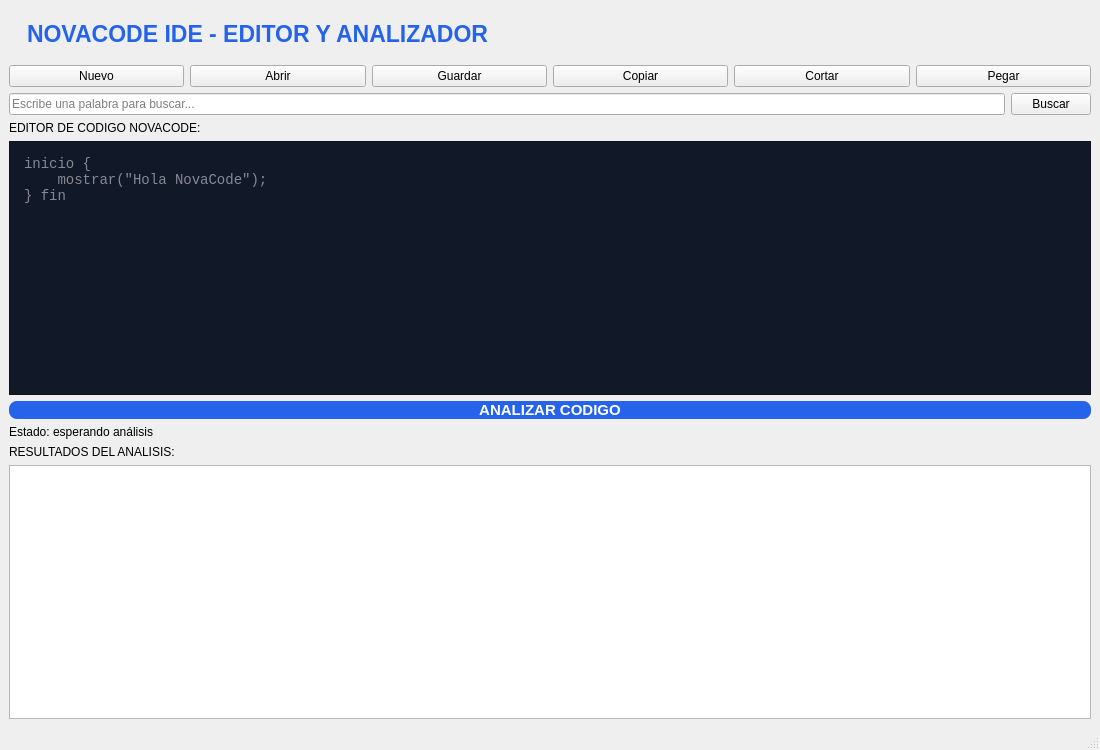
<?xml version="1.0" encoding="UTF-8"?>
<ui version="4.0">
 <class>NovaCodeWindow</class>
 <widget class="QMainWindow" name="NovaCodeWindow">
  <property name="geometry">
   <rect>
    <x>0</x>
    <y>0</y>
    <width>1100</width>
    <height>750</height>
   </rect>
  </property>
  <property name="windowTitle">
   <string>NovaCode IDE - Editor de Lenguaje Propio</string>
  </property>
  <widget class="QWidget" name="centralwidget">
   <layout class="QVBoxLayout" name="verticalLayout">
    <item>
     <widget class="QLabel" name="titulo">
      <property name="text">
       <string>NOVACODE IDE - EDITOR Y ANALIZADOR</string>
      </property>
      <property name="styleSheet">
       <string notr="true">
        font-size: 23px;
        font-weight: bold;
        color: #2563EB;
        padding: 12px;
       </string>
      </property>
     </widget>
    </item>
    <item>
     <layout class="QHBoxLayout" name="toolbarLayout">
      <item>
       <widget class="QPushButton" name="btnNuevo">
        <property name="text">
         <string>Nuevo</string>
        </property>
       </widget>
      </item>
      <item>
       <widget class="QPushButton" name="btnAbrir">
        <property name="text">
         <string>Abrir</string>
        </property>
       </widget>
      </item>
      <item>
       <widget class="QPushButton" name="btnGuardar">
        <property name="text">
         <string>Guardar</string>
        </property>
       </widget>
      </item>
      <item>
       <widget class="QPushButton" name="btnCopiar">
        <property name="text">
         <string>Copiar</string>
        </property>
       </widget>
      </item>
      <item>
       <widget class="QPushButton" name="btnCortar">
        <property name="text">
         <string>Cortar</string>
        </property>
       </widget>
      </item>
      <item>
       <widget class="QPushButton" name="btnPegar">
        <property name="text">
         <string>Pegar</string>
        </property>
       </widget>
      </item>
     </layout>
    </item>
    <item>
     <layout class="QHBoxLayout" name="buscarLayout">
      <item>
       <widget class="QLineEdit" name="txtBuscar">
        <property name="placeholderText">
         <string>Escribe una palabra para buscar...</string>
        </property>
       </widget>
      </item>
      <item>
       <widget class="QPushButton" name="btnBuscar">
        <property name="text">
         <string>Buscar</string>
        </property>
       </widget>
      </item>
     </layout>
    </item>
    <item>
     <widget class="QLabel" name="lblEditor">
      <property name="text">
       <string>EDITOR DE CODIGO NOVACODE:</string>
      </property>
     </widget>
    </item>
    <item>
     <widget class="QPlainTextEdit" name="editorCodigo">
      <property name="minimumHeight">
       <number>300</number>
      </property>
      <property name="placeholderText">
       <string>inicio {
    mostrar("Hola NovaCode");
} fin</string>
      </property>
      <property name="styleSheet">
       <string notr="true">
        background-color: #111827;
        color: #F9FAFB;
        font-family: Consolas;
        font-size: 14px;
        padding: 10px;
       </string>
      </property>
     </widget>
    </item>
    <item>
     <widget class="QPushButton" name="btnAnalizar">
      <property name="minimumHeight">
       <number>45</number>
      </property>
      <property name="text">
       <string>ANALIZAR CODIGO</string>
      </property>
      <property name="styleSheet">
       <string notr="true">
        background-color: #2563EB;
        color: white;
        font-weight: bold;
        font-size: 15px;
        border-radius: 8px;
       </string>
      </property>
     </widget>
    </item>
    <item>
     <widget class="QLabel" name="lblEstado">
      <property name="text">
       <string>Estado: esperando análisis</string>
      </property>
     </widget>
    </item>
    <item>
     <widget class="QLabel" name="lblResultados">
      <property name="text">
       <string>RESULTADOS DEL ANALISIS:</string>
      </property>
     </widget>
    </item>
    <item>
     <widget class="QPlainTextEdit" name="salidaResultados">
      <property name="readOnly">
       <bool>true</bool>
      </property>
      <property name="maximumHeight">
       <number>170</number>
      </property>
     </widget>
    </item>
   </layout>
  </widget>
  <widget class="QMenuBar" name="menubar">
   <property name="geometry">
    <rect>
     <x>0</x>
     <y>0</y>
     <width>1100</width>
     <height>22</height>
    </rect>
   </property>
  </widget>
  <widget class="QStatusBar" name="statusbar"/>
 </widget>
 <resources/>
 <connections/>
</ui>
